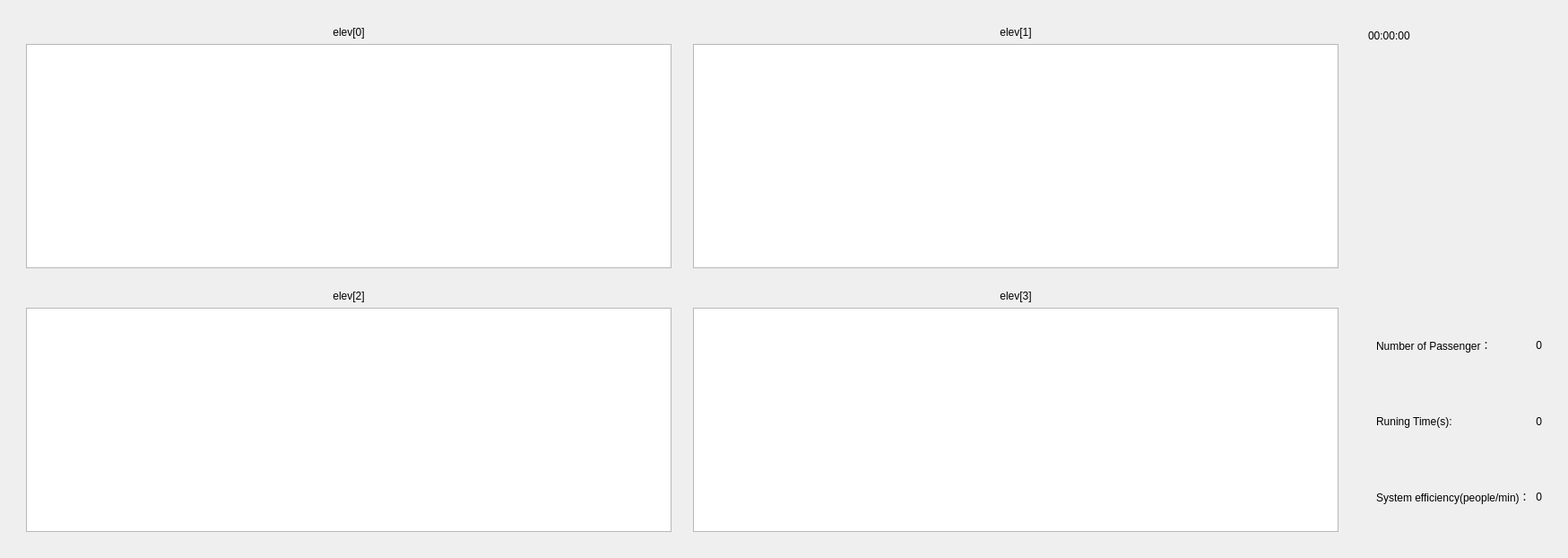
     <widget class="QWidget" name="widget_16" native="true">
      <property name="minimumSize">
       <size>
        <width>0</width>
        <height>0</height>
       </size>
      </property>
      <layout class="QHBoxLayout" name="horizontalLayout_3">
       <item>
        <widget class="QWidget" name="widget_14" native="true">
         <property name="minimumSize">
          <size>
           <width>1500</width>
           <height>600</height>
          </size>
         </property>
         <layout class="QGridLayout" name="gridLayout_3">
          <item row="3" column="0">
           <widget class="QWidget" name="widget_12" native="true">
            <layout class="QVBoxLayout" name="verticalLayout_4">
             <item>
              <widget class="QLabel" name="label_9">
               <property name="text">
                <string>elev[2]</string>
               </property>
               <property name="alignment">
                <set>Qt::AlignCenter</set>
               </property>
              </widget>
             </item>
             <item>
              <widget class="QTextBrowser" name="textBrowser_2"/>
             </item>
            </layout>
           </widget>
          </item>
          <item row="0" column="0">
           <widget class="QWidget" name="widget_10" native="true">
            <property name="maximumSize">
             <size>
              <width>16777201</width>
              <height>16777215</height>
             </size>
            </property>
            <layout class="QVBoxLayout" name="verticalLayout_2">
             <item>
              <widget class="QLabel" name="label_7">
               <property name="text">
                <string>elev[0]</string>
               </property>
               <property name="alignment">
                <set>Qt::AlignCenter</set>
               </property>
              </widget>
             </item>
             <item>
              <widget class="QTextBrowser" name="textBrowser_0"/>
             </item>
            </layout>
           </widget>
          </item>
          <item row="3" column="2">
           <widget class="QWidget" name="widget_13" native="true">
            <layout class="QVBoxLayout" name="verticalLayout_5">
             <item>
              <widget class="QLabel" name="label_10">
               <property name="text">
                <string>elev[3]</string>
               </property>
               <property name="alignment">
                <set>Qt::AlignCenter</set>
               </property>
              </widget>
             </item>
             <item>
              <widget class="QTextBrowser" name="textBrowser_3"/>
             </item>
            </layout>
           </widget>
          </item>
          <item row="0" column="2">
           <widget class="QWidget" name="widget_11" native="true">
            <layout class="QVBoxLayout" name="verticalLayout_3">
             <item>
              <widget class="QLabel" name="label_8">
               <property name="text">
                <string>elev[1]</string>
               </property>
               <property name="alignment">
                <set>Qt::AlignCenter</set>
               </property>
              </widget>
             </item>
             <item>
              <widget class="QTextBrowser" name="textBrowser_1"/>
             </item>
            </layout>
           </widget>
          </item>
         </layout>
        </widget>
       </item>
       <item>
        <widget class="QWidget" name="widget_15" native="true">
         <layout class="QVBoxLayout" name="verticalLayout_6">
          <item>
           <widget class="QLabel" name="label_systime">
            <property name="minimumSize">
             <size>
              <width>0</width>
              <height>10</height>
             </size>
            </property>
            <property name="maximumSize">
             <size>
              <width>16777215</width>
              <height>40</height>
             </size>
            </property>
            <property name="text">
             <string>00:00:00</string>
            </property>
           </widget>
          </item>
          <item>
           <widget class="QWidget" name="widget_7" native="true"/>
          </item>
          <item>
           <widget class="QWidget" name="widget_9" native="true">
            <property name="minimumSize">
             <size>
              <width>0</width>
              <height>100</height>
             </size>
            </property>
            <layout class="QVBoxLayout" name="verticalLayout_12">
             <item>
              <layout class="QGridLayout" name="gridLayout_2">
               <item row="0" column="0">
                <widget class="QLabel" name="label_15">
                 <property name="minimumSize">
                  <size>
                   <width>0</width>
                   <height>25</height>
                  </size>
                 </property>
                 <property name="text">
                  <string>Number of Passenger： </string>
                 </property>
                </widget>
               </item>
               <item row="0" column="1" colspan="2">
                <widget class="QLabel" name="label_t1">
                 <property name="minimumSize">
                  <size>
                   <width>0</width>
                   <height>25</height>
                  </size>
                 </property>
                 <property name="text">
                  <string>0</string>
                 </property>
                 <property name="alignment">
                  <set>Qt::AlignRight|Qt::AlignTrailing|Qt::AlignVCenter</set>
                 </property>
                </widget>
               </item>
               <item row="1" column="0">
                <widget class="QLabel" name="label_16">
                 <property name="minimumSize">
                  <size>
                   <width>0</width>
                   <height>25</height>
                  </size>
                 </property>
                 <property name="text">
                  <string>Runing Time(s):</string>
                 </property>
                </widget>
               </item>
               <item row="1" column="1" colspan="2">
                <widget class="QLabel" name="label_t2">
                 <property name="minimumSize">
                  <size>
                   <width>0</width>
                   <height>25</height>
                  </size>
                 </property>
                 <property name="text">
                  <string>0</string>
                 </property>
                 <property name="alignment">
                  <set>Qt::AlignRight|Qt::AlignTrailing|Qt::AlignVCenter</set>
                 </property>
                </widget>
               </item>
               <item row="2" column="0" colspan="2">
                <widget class="QLabel" name="label_17">
                 <property name="minimumSize">
                  <size>
                   <width>0</width>
                   <height>25</height>
                  </size>
                 </property>
                 <property name="text">
                  <string>System efficiency(people/min)：</string>
                 </property>
                </widget>
               </item>
               <item row="2" column="2">
                <widget class="QLabel" name="label_t3">
                 <property name="minimumSize">
                  <size>
                   <width>0</width>
                   <height>25</height>
                  </size>
                 </property>
                 <property name="text">
                  <string>0</string>
                 </property>
                 <property name="alignment">
                  <set>Qt::AlignRight|Qt::AlignTrailing|Qt::AlignVCenter</set>
                 </property>
                </widget>
               </item>
              </layout>
             </item>
            </layout>
           </widget>
          </item>
         </layout>
        </widget>
       </item>
      </layout>
     </widget>
